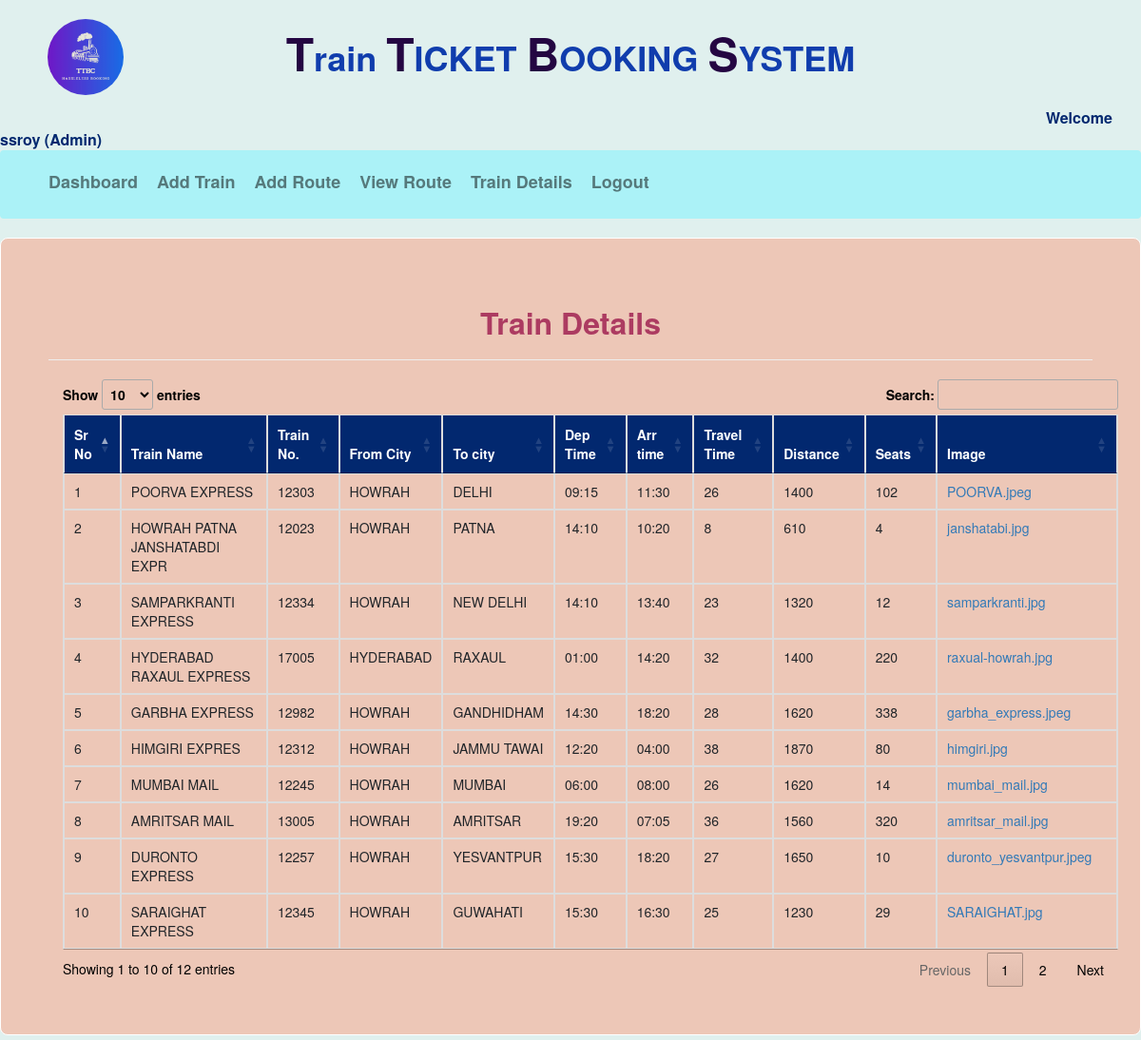
Before: /viewtrain/ (signed in) with the older database file.
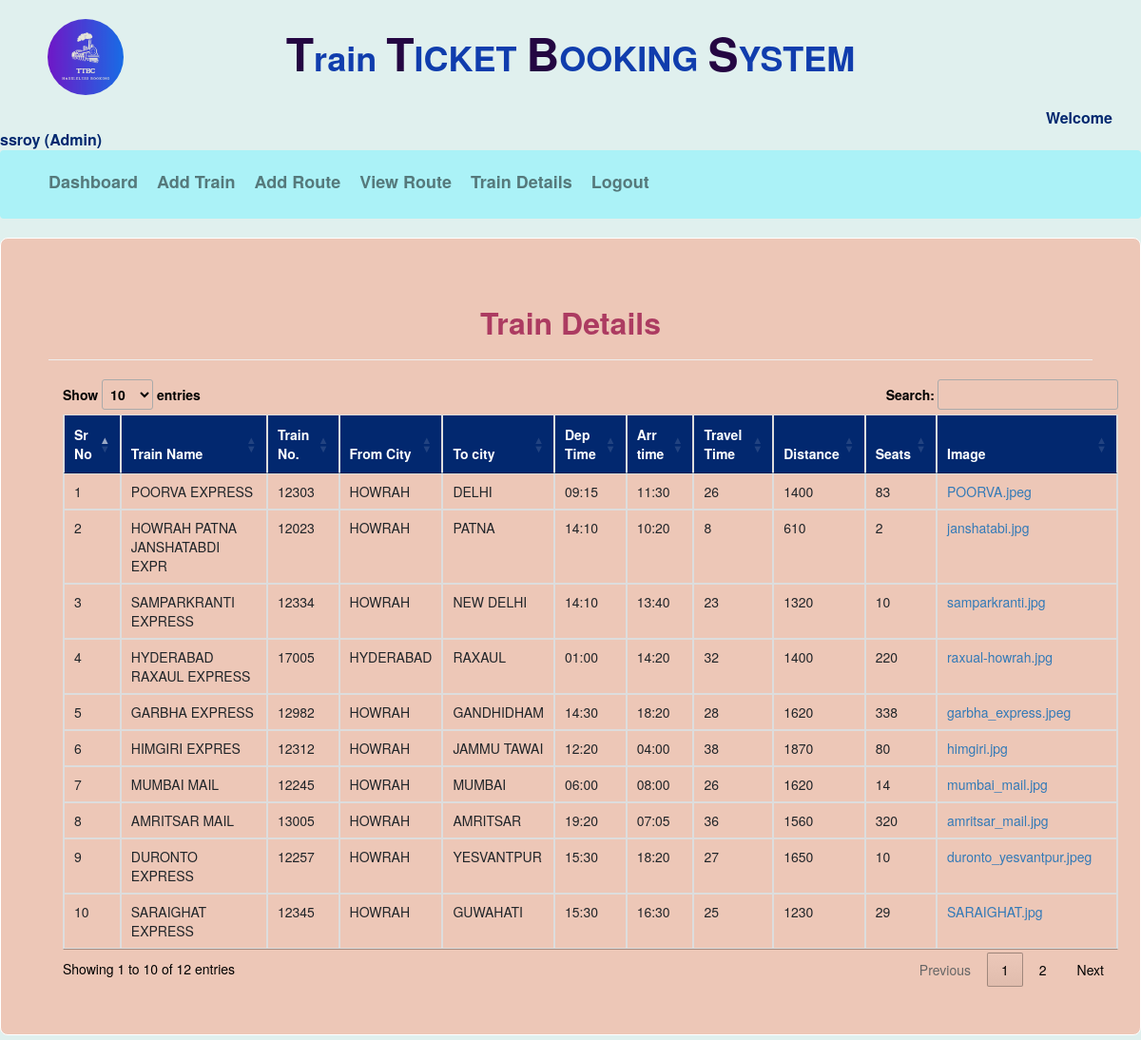
After: the same page with the newer database file.
### railway/models.py (models this page shows, shortened)
class Add_Train(models.Model):
    trainname = models.CharField(max_length=30,null=True)
    train_no = models.IntegerField(null=True)
    from_city = models.CharField(max_length=30,null=True)
    to_city = models.CharField(max_length=30,null=True)
    departuretime=models.CharField(max_length=30,null=True)
    arrivaltime=models.CharField(max_length=30,null=True)
    trevaltime=models.CharField(max_length=100,null=True)
    distance=models.IntegerField(null=True)
    seats=models.IntegerField(null=True)
    img=models.FileField(null=True)

### railway/views.py (the view)
# urls.py: path('viewtrain/', view_train, name="view_train"),
def view_train(request):
    if not request.user.is_authenticated:
        return redirect('login')
    data=Add_Train.objects.all()
    d={"data":data}
    return render(request,"view_train.html",d)

### templates/view_train.html (shortened to what this page needs)
{% extends 'navigation3.html' %}
{% load static %}
{% block b %}
<div style="color:Black;border:1px solid white;border-radius:8px;background-color:#EDC7B7;padding:50px">
        <center><h3 style="color:#AC3B61;font-size:32px;"><strong>Train Details</strong></h3><hr></center>
<div class="container">
<table class="table table-bordered" id="myTable">
  <thead style="color:white;background-color:#02286F">
  <tr>
    <th>Sr No</th>
    <th>Train Name</th>
      <th>Train No.</th>
      <th>From City</th>
      <th>To city</th>
    <th>Dep Time</th>
    <th>Arr time</th>
       <th>Travel Time</th>
       <th>Distance</th>
      <th>Seats</th>
      <th>Image</th>
  </tr>
  </thead>
   <tbody>
    {% for i in data %}
  <tr>
    <td>{{forloop.counter}}</td>
    <td>{{i.trainname}}</td>
    <td>{{i.train_no}}</td>
      <td>{{i.from_city}}</td>
      <td>{{i.to_city}}</td>
      <td>{{i.departuretime}}</td>
      <td>{{i.arrivaltime}}</td>
      <td>{{i.trevaltime}}</td>
      <td>{{i.distance}}</td>
      <td>{{i.seats}}</td>
      <td><a href="http://127.0.0.1:8000/media/{{i.img}}">{{i.img}}</a></td>
  </tr>
     {% endfor %}
    </tbody>
</table>
 </div>
</div>
{% endblock %}

Changed rows visible on the page:
changed Add_Train "POORVA EXPRESS": seats "102" → "83"
changed Add_Train "HOWRAH PATNA JANSHATABDI EXPR": seats "4" → "2"
changed Add_Train "SAMPARKRANTI EXPRESS": seats "12" → "10"
